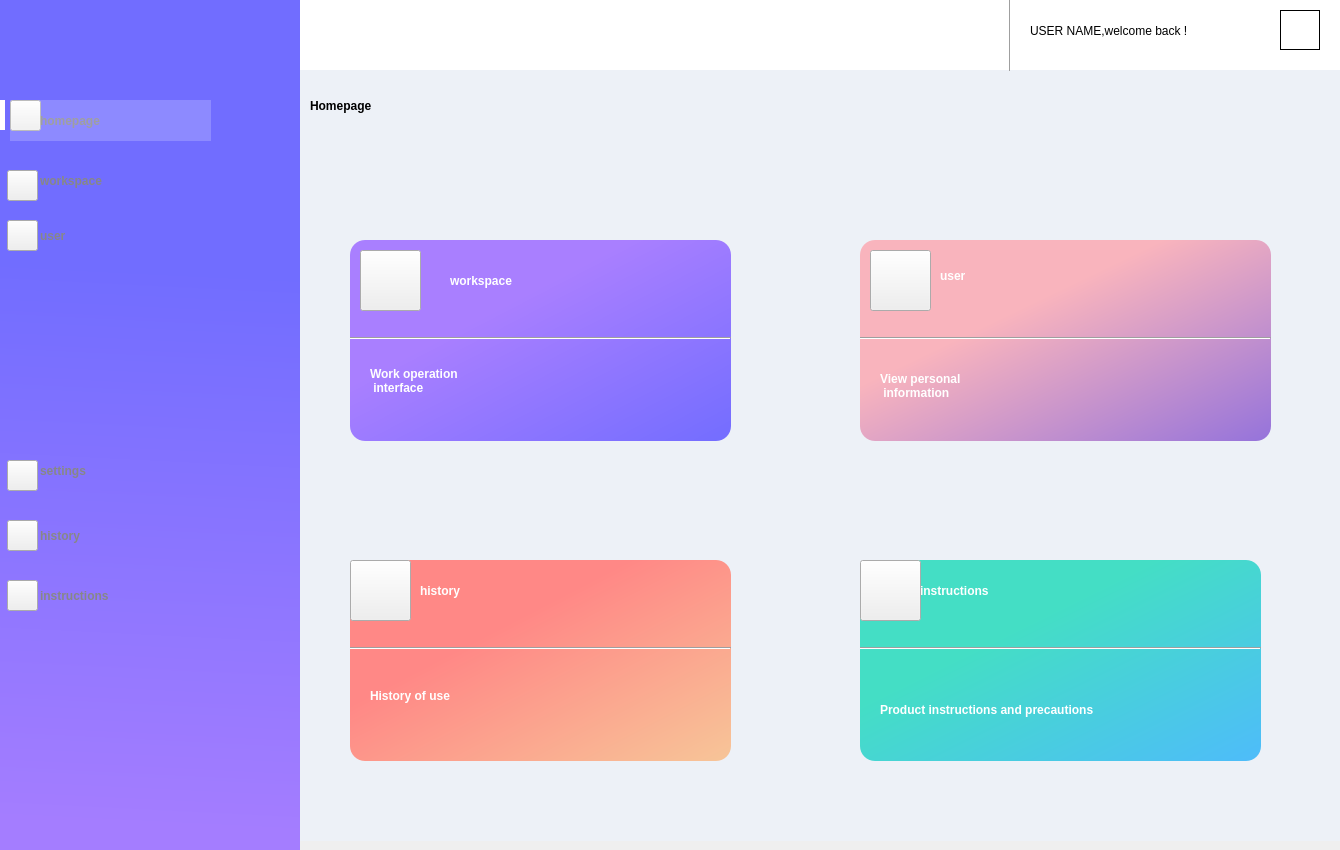
<?xml version="1.0" encoding="UTF-8"?>
<ui version="4.0">
 <class>principal</class>
 <widget class="QWidget" name="principal">
  <property name="geometry">
   <rect>
    <x>0</x>
    <y>0</y>
    <width>1340</width>
    <height>850</height>
   </rect>
  </property>
  <property name="windowTitle">
   <string>Form</string>
  </property>
  <widget class="QLabel" name="label_left">
   <property name="geometry">
    <rect>
     <x>-1</x>
     <y>0</y>
     <width>301</width>
     <height>851</height>
    </rect>
   </property>
   <property name="styleSheet">
    <string notr="true">background-color: qlineargradient(spread:pad, x1:0.512438, y1:0.159091, x2:0.497512, y2:0.971591, stop:0.19403 rgba(113,109,255,1), stop:1 rgba(164,125,255,1));</string>
   </property>
   <property name="text">
    <string/>
   </property>
  </widget>
  <widget class="QLabel" name="label_top">
   <property name="geometry">
    <rect>
     <x>300</x>
     <y>0</y>
     <width>1041</width>
     <height>70</height>
    </rect>
   </property>
   <property name="styleSheet">
    <string notr="true">background-color: rgb(255, 255, 255);</string>
   </property>
   <property name="text">
    <string/>
   </property>
  </widget>
  <widget class="QLabel" name="label">
   <property name="geometry">
    <rect>
     <x>300</x>
     <y>70</y>
     <width>1041</width>
     <height>771</height>
    </rect>
   </property>
   <property name="styleSheet">
    <string notr="true">background-color: rgb(237, 241, 247);</string>
   </property>
   <property name="text">
    <string/>
   </property>
  </widget>
  <widget class="QLabel" name="label_2">
   <property name="geometry">
    <rect>
     <x>10</x>
     <y>100</y>
     <width>201</width>
     <height>41</height>
    </rect>
   </property>
   <property name="styleSheet">
    <string notr="true">background-color: rgba(255, 255, 255, 51);</string>
   </property>
   <property name="text">
    <string/>
   </property>
  </widget>
  <widget class="QLabel" name="label_3">
   <property name="geometry">
    <rect>
     <x>0</x>
     <y>100</y>
     <width>5</width>
     <height>30</height>
    </rect>
   </property>
   <property name="styleSheet">
    <string notr="true">background-color: rgb(255, 255, 255);</string>
   </property>
   <property name="text">
    <string/>
   </property>
  </widget>
  <widget class="QLabel" name="label_home">
   <property name="geometry">
    <rect>
     <x>40</x>
     <y>100</y>
     <width>161</width>
     <height>41</height>
    </rect>
   </property>
   <property name="styleSheet">
    <string notr="true">font: 14pt &quot;ProximaNova&quot;;
font-weight: bold;
color: rgb(135, 135, 135);</string>
   </property>
   <property name="text">
    <string>homepage</string>
   </property>
  </widget>
  <widget class="QLabel" name="label_work">
   <property name="geometry">
    <rect>
     <x>40</x>
     <y>160</y>
     <width>171</width>
     <height>41</height>
    </rect>
   </property>
   <property name="styleSheet">
    <string notr="true">font: 14pt &quot;ProximaNova&quot;;
font-weight: bold;
color: rgb(135, 135, 135);</string>
   </property>
   <property name="text">
    <string>workspace</string>
   </property>
  </widget>
  <widget class="QLabel" name="label_user">
   <property name="geometry">
    <rect>
     <x>40</x>
     <y>210</y>
     <width>141</width>
     <height>51</height>
    </rect>
   </property>
   <property name="styleSheet">
    <string notr="true">font: 14pt &quot;ProximaNova&quot;;
font-weight: bold;
color: rgb(135, 135, 135);</string>
   </property>
   <property name="text">
    <string>user</string>
   </property>
  </widget>
  <widget class="QLabel" name="label_sett">
   <property name="geometry">
    <rect>
     <x>40</x>
     <y>450</y>
     <width>141</width>
     <height>41</height>
    </rect>
   </property>
   <property name="styleSheet">
    <string notr="true">font: 14pt &quot;ProximaNova&quot;;
font-weight: bold;
color: rgb(135, 135, 135);</string>
   </property>
   <property name="text">
    <string>settings</string>
   </property>
  </widget>
  <widget class="QLabel" name="label_noti">
   <property name="geometry">
    <rect>
     <x>40</x>
     <y>510</y>
     <width>201</width>
     <height>51</height>
    </rect>
   </property>
   <property name="styleSheet">
    <string notr="true">font: 14pt &quot;ProximaNova&quot;;
font-weight: bold;
color: rgb(135, 135, 135);</string>
   </property>
   <property name="text">
    <string>history</string>
   </property>
  </widget>
  <widget class="QLabel" name="label_sugg">
   <property name="geometry">
    <rect>
     <x>40</x>
     <y>570</y>
     <width>201</width>
     <height>51</height>
    </rect>
   </property>
   <property name="styleSheet">
    <string notr="true">font: 14pt &quot;ProximaNova&quot;;
font-weight: bold;
color: rgb(135, 135, 135);</string>
   </property>
   <property name="text">
    <string>instructions</string>
   </property>
  </widget>
  <widget class="QLabel" name="label_welcome">
   <property name="geometry">
    <rect>
     <x>1030</x>
     <y>0</y>
     <width>251</width>
     <height>61</height>
    </rect>
   </property>
   <property name="styleSheet">
    <string notr="true"/>
   </property>
   <property name="text">
    <string>USER NAME,welcome back !</string>
   </property>
  </widget>
  <widget class="QLabel" name="label_name">
   <property name="geometry">
    <rect>
     <x>310</x>
     <y>80</y>
     <width>371</width>
     <height>51</height>
    </rect>
   </property>
   <property name="styleSheet">
    <string notr="true">font: 30pt &quot;ProximaNova&quot;;
font-weight: bold;</string>
   </property>
   <property name="text">
    <string>Homepage</string>
   </property>
  </widget>
  <widget class="QLabel" name="homelabelbig">
   <property name="geometry">
    <rect>
     <x>350</x>
     <y>240</y>
     <width>381</width>
     <height>201</height>
    </rect>
   </property>
   <property name="styleSheet">
    <string notr="true">background-color: qlineargradient(spread:pad, x1:0.144279, y1:0.130682, x2:1, y2:1, stop:0.263682 rgba(169,127,255,1), stop:1 rgba(115,109,255,1));
border-radius:15px</string>
   </property>
   <property name="text">
    <string/>
   </property>
  </widget>
  <widget class="QLabel" name="label_23">
   <property name="geometry">
    <rect>
     <x>860</x>
     <y>240</y>
     <width>411</width>
     <height>201</height>
    </rect>
   </property>
   <property name="styleSheet">
    <string notr="true">background-color: qlineargradient(spread:pad, x1:0.144279, y1:0.130682, x2:1, y2:1, stop:0.263682 rgba(249,180,189,1), stop:1 rgba(149,115,219,1));
border-radius:15px</string>
   </property>
   <property name="text">
    <string/>
   </property>
  </widget>
  <widget class="QPushButton" name="pushButton_1">
   <property name="geometry">
    <rect>
     <x>10</x>
     <y>100</y>
     <width>31</width>
     <height>31</height>
    </rect>
   </property>
   <property name="styleSheet">
    <string notr="true">border-image: url(:/icon/homepage.png);</string>
   </property>
   <property name="text">
    <string/>
   </property>
  </widget>
  <widget class="QPushButton" name="pushButton_2">
   <property name="geometry">
    <rect>
     <x>7</x>
     <y>170</y>
     <width>31</width>
     <height>31</height>
    </rect>
   </property>
   <property name="styleSheet">
    <string notr="true">border-image: url(:/icon/working.png);</string>
   </property>
   <property name="text">
    <string/>
   </property>
  </widget>
  <widget class="QPushButton" name="pushButton_3">
   <property name="geometry">
    <rect>
     <x>7</x>
     <y>220</y>
     <width>31</width>
     <height>31</height>
    </rect>
   </property>
   <property name="styleSheet">
    <string notr="true">border-image: url(:/icon/user.png);</string>
   </property>
   <property name="text">
    <string/>
   </property>
  </widget>
  <widget class="QPushButton" name="pushButton_4">
   <property name="geometry">
    <rect>
     <x>7</x>
     <y>460</y>
     <width>31</width>
     <height>31</height>
    </rect>
   </property>
   <property name="styleSheet">
    <string notr="true">
border-image: url(:/icon/setting.png);</string>
   </property>
   <property name="text">
    <string/>
   </property>
  </widget>
  <widget class="QPushButton" name="pushButton">
   <property name="geometry">
    <rect>
     <x>7</x>
     <y>580</y>
     <width>31</width>
     <height>31</height>
    </rect>
   </property>
   <property name="styleSheet">
    <string notr="true">border-image: url(:/icon/notice.png);</string>
   </property>
   <property name="text">
    <string/>
   </property>
  </widget>
  <widget class="QPushButton" name="pushButton_5">
   <property name="geometry">
    <rect>
     <x>7</x>
     <y>520</y>
     <width>31</width>
     <height>31</height>
    </rect>
   </property>
   <property name="styleSheet">
    <string notr="true">border-image: url(:/icon/suggestion.png);</string>
   </property>
   <property name="text">
    <string/>
   </property>
  </widget>
  <widget class="QPushButton" name="pushButton_6">
   <property name="geometry">
    <rect>
     <x>360</x>
     <y>250</y>
     <width>61</width>
     <height>61</height>
    </rect>
   </property>
   <property name="styleSheet">
    <string notr="true">border-image: url(:/icon/working.png);</string>
   </property>
   <property name="text">
    <string/>
   </property>
  </widget>
  <widget class="QLabel" name="label_25">
   <property name="geometry">
    <rect>
     <x>350</x>
     <y>560</y>
     <width>381</width>
     <height>201</height>
    </rect>
   </property>
   <property name="styleSheet">
    <string notr="true">background-color: qlineargradient(spread:pad, x1:0.144279, y1:0.130682, x2:1, y2:1, stop:0.263682 rgba(255,136,134,1), stop:1 rgba(247,197,152,1));
border-radius:15px</string>
   </property>
   <property name="text">
    <string/>
   </property>
  </widget>
  <widget class="QLabel" name="label_43">
   <property name="geometry">
    <rect>
     <x>860</x>
     <y>560</y>
     <width>401</width>
     <height>201</height>
    </rect>
   </property>
   <property name="styleSheet">
    <string notr="true">background-color: qlineargradient(spread:pad, x1:0.144279, y1:0.130682, x2:1, y2:1, stop:0.263682 rgba(68,222,197,1), stop:1 rgba(78,188,250,1));
border-radius:15px</string>
   </property>
   <property name="text">
    <string/>
   </property>
  </widget>
  <widget class="QPushButton" name="pushButton_7">
   <property name="geometry">
    <rect>
     <x>870</x>
     <y>250</y>
     <width>61</width>
     <height>61</height>
    </rect>
   </property>
   <property name="styleSheet">
    <string notr="true">border-image: url(:/icon/user.png);</string>
   </property>
   <property name="text">
    <string/>
   </property>
  </widget>
  <widget class="QLabel" name="label_user_big">
   <property name="geometry">
    <rect>
     <x>940</x>
     <y>250</y>
     <width>211</width>
     <height>51</height>
    </rect>
   </property>
   <property name="styleSheet">
    <string notr="true">font: 24pt &quot;ProximaNova&quot;;
font-weight: bold;
color: rgb(255, 255, 255);</string>
   </property>
   <property name="text">
    <string>user</string>
   </property>
  </widget>
  <widget class="QLabel" name="label_user_inf">
   <property name="geometry">
    <rect>
     <x>880</x>
     <y>350</y>
     <width>421</width>
     <height>71</height>
    </rect>
   </property>
   <property name="styleSheet">
    <string notr="true">font: 17pt &quot;ProximaNova&quot;;
font-weight: bold;
color: rgb(255, 255, 255);</string>
   </property>
   <property name="text">
    <string>View personal
 information</string>
   </property>
  </widget>
  <widget class="QPushButton" name="pushButton_8">
   <property name="geometry">
    <rect>
     <x>860</x>
     <y>560</y>
     <width>61</width>
     <height>61</height>
    </rect>
   </property>
   <property name="styleSheet">
    <string notr="true">border-image: url(:/icon/notice.png);</string>
   </property>
   <property name="text">
    <string/>
   </property>
  </widget>
  <widget class="QLabel" name="label_sugg_big">
   <property name="geometry">
    <rect>
     <x>920</x>
     <y>570</y>
     <width>311</width>
     <height>41</height>
    </rect>
   </property>
   <property name="styleSheet">
    <string notr="true">font: 24pt &quot;ProximaNova&quot;;
font-weight: bold;
color: rgb(255, 255, 255);</string>
   </property>
   <property name="text">
    <string>instructions</string>
   </property>
  </widget>
  <widget class="QLabel" name="label_sugg_inf">
   <property name="geometry">
    <rect>
     <x>880</x>
     <y>650</y>
     <width>361</width>
     <height>121</height>
    </rect>
   </property>
   <property name="styleSheet">
    <string notr="true">font: 17pt &quot;ProximaNova&quot;;
font-weight: bold;
color: rgb(255, 255, 255);</string>
   </property>
   <property name="text">
    <string>&lt;html&gt;&lt;head/&gt;&lt;body&gt;&lt;p&gt;Product instructions and precautions&lt;/p&gt;&lt;/body&gt;&lt;/html&gt;</string>
   </property>
   <property name="wordWrap">
    <bool>true</bool>
   </property>
  </widget>
  <widget class="QPushButton" name="pushButton_9">
   <property name="geometry">
    <rect>
     <x>350</x>
     <y>560</y>
     <width>61</width>
     <height>61</height>
    </rect>
   </property>
   <property name="styleSheet">
    <string notr="true">border-image: url(:/icon/suggestion.png);</string>
   </property>
   <property name="text">
    <string/>
   </property>
  </widget>
  <widget class="QLabel" name="label_work_big">
   <property name="geometry">
    <rect>
     <x>450</x>
     <y>250</y>
     <width>271</width>
     <height>61</height>
    </rect>
   </property>
   <property name="styleSheet">
    <string notr="true">font: 24pt &quot;ProximaNova&quot;;
font-weight: bold;
color: rgb(255, 255, 255);</string>
   </property>
   <property name="text">
    <string>workspace</string>
   </property>
  </widget>
  <widget class="QLabel" name="label_noti_big">
   <property name="geometry">
    <rect>
     <x>420</x>
     <y>570</y>
     <width>201</width>
     <height>41</height>
    </rect>
   </property>
   <property name="styleSheet">
    <string notr="true">font: 24pt &quot;ProximaNova&quot;;
font-weight: bold;
color: rgb(255, 255, 255);</string>
   </property>
   <property name="text">
    <string>history</string>
   </property>
  </widget>
  <widget class="QLabel" name="label_work_inf">
   <property name="geometry">
    <rect>
     <x>370</x>
     <y>330</y>
     <width>351</width>
     <height>101</height>
    </rect>
   </property>
   <property name="styleSheet">
    <string notr="true">font: 17pt &quot;ProximaNova&quot;;
font-weight: bold;
color: rgb(255, 255, 255);</string>
   </property>
   <property name="text">
    <string>Work operation 
 interface</string>
   </property>
  </widget>
  <widget class="QLabel" name="label_noti_inf">
   <property name="geometry">
    <rect>
     <x>370</x>
     <y>670</y>
     <width>301</width>
     <height>51</height>
    </rect>
   </property>
   <property name="styleSheet">
    <string notr="true">font: 17pt &quot;ProximaNova&quot;;
font-weight: bold;
color: rgb(255, 255, 255);</string>
   </property>
   <property name="text">
    <string>History of use</string>
   </property>
  </widget>
  <widget class="QPushButton" name="pushButton_portrait">
   <property name="geometry">
    <rect>
     <x>1280</x>
     <y>10</y>
     <width>40</width>
     <height>40</height>
    </rect>
   </property>
   <property name="styleSheet">
    <string notr="true">border-width: 1px;
border-image: url(:/other/photo.jpg);
border-style: solid;
border-color: rgb(0, 0, 0);</string>
   </property>
   <property name="text">
    <string/>
   </property>
  </widget>
  <widget class="Line" name="line">
   <property name="geometry">
    <rect>
     <x>860</x>
     <y>640</y>
     <width>401</width>
     <height>16</height>
    </rect>
   </property>
   <property name="orientation">
    <enum>Qt::Horizontal</enum>
   </property>
  </widget>
  <widget class="Line" name="line_2">
   <property name="geometry">
    <rect>
     <x>350</x>
     <y>640</y>
     <width>381</width>
     <height>16</height>
    </rect>
   </property>
   <property name="orientation">
    <enum>Qt::Horizontal</enum>
   </property>
  </widget>
  <widget class="Line" name="line_3">
   <property name="geometry">
    <rect>
     <x>860</x>
     <y>330</y>
     <width>411</width>
     <height>16</height>
    </rect>
   </property>
   <property name="orientation">
    <enum>Qt::Horizontal</enum>
   </property>
  </widget>
  <widget class="Line" name="line_4">
   <property name="geometry">
    <rect>
     <x>350</x>
     <y>330</y>
     <width>381</width>
     <height>16</height>
    </rect>
   </property>
   <property name="orientation">
    <enum>Qt::Horizontal</enum>
   </property>
  </widget>
  <widget class="Line" name="line_5">
   <property name="geometry">
    <rect>
     <x>1000</x>
     <y>-30</y>
     <width>20</width>
     <height>101</height>
    </rect>
   </property>
   <property name="orientation">
    <enum>Qt::Vertical</enum>
   </property>
  </widget>
  <zorder>label</zorder>
  <zorder>label_top</zorder>
  <zorder>label_left</zorder>
  <zorder>pushButton_3</zorder>
  <zorder>label_3</zorder>
  <zorder>pushButton_1</zorder>
  <zorder>pushButton_portrait</zorder>
  <zorder>label_23</zorder>
  <zorder>label_25</zorder>
  <zorder>homelabelbig</zorder>
  <zorder>label_name</zorder>
  <zorder>label_work_inf</zorder>
  <zorder>pushButton</zorder>
  <zorder>label_work</zorder>
  <zorder>label_welcome</zorder>
  <zorder>pushButton_7</zorder>
  <zorder>label_noti_big</zorder>
  <zorder>label_noti_inf</zorder>
  <zorder>pushButton_9</zorder>
  <zorder>label_user_inf</zorder>
  <zorder>pushButton_4</zorder>
  <zorder>pushButton_6</zorder>
  <zorder>label_sugg</zorder>
  <zorder>label_sett</zorder>
  <zorder>label_user</zorder>
  <zorder>label_noti</zorder>
  <zorder>label_home</zorder>
  <zorder>label_43</zorder>
  <zorder>label_work_big</zorder>
  <zorder>label_2</zorder>
  <zorder>pushButton_2</zorder>
  <zorder>pushButton_5</zorder>
  <zorder>label_sugg_big</zorder>
  <zorder>label_sugg_inf</zorder>
  <zorder>label_user_big</zorder>
  <zorder>pushButton_8</zorder>
  <zorder>line</zorder>
  <zorder>line_2</zorder>
  <zorder>line_3</zorder>
  <zorder>line_4</zorder>
  <zorder>line_5</zorder>
 </widget>
 <resources/>
 <connections/>
</ui>
